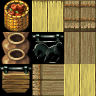

Below is a game level as drawn by its tile map, then a one-line description and the .tmx file that defines it, in full:
An orthogonal 3x3 tile map with 32x32 px tiles, 1 tile layer (Tile Layer 1), 1 hidden layer not drawn.

<map version="1.0" orientation="orthogonal" renderorder="right-down" width="3" height="3" tilewidth="32" tileheight="32" nextobjectid="1">
 <properties>
  <property name="IsFirstTileEmpty" value="true" />
 </properties>
 <tileset firstgid="1" name="tileb" tilewidth="32" tileheight="32">
  <image source="tileb.png" trans="aaaa7f" width="512" height="512" />
 </tileset>
 <layer name="Tile Layer 1" width="3" height="3">
  <data>
   <tile gid="64" />
   <tile gid="8" />
   <tile gid="22" />
   <tile gid="32" />
   <tile gid="20" />
   <tile gid="23" />
   <tile gid="17" />
   <tile gid="36" />
   <tile gid="24" />
  </data>
 </layer>
 <layer name="Tile Layer 2" width="3" height="3" visible="0">
  <data>
   <tile gid="2" />
   <tile gid="5" />
   <tile gid="0" />
   <tile gid="0" />
   <tile gid="0" />
   <tile gid="0" />
   <tile gid="0" />
   <tile gid="0" />
   <tile gid="0" />
  </data>
 </layer>
</map>
